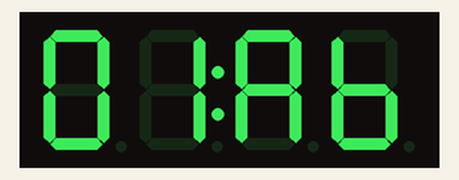
This sketch was run on a simulated Arduino Uno, built with avr-gcc and run on an emulated ATmega328P. Parts: 4-digit seven-segment display.

Above: at 1.1 s.
At 13.3 s:
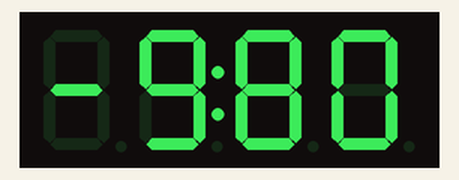
At 22.6 s:
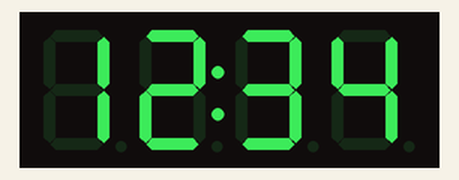
At 29.3 s:
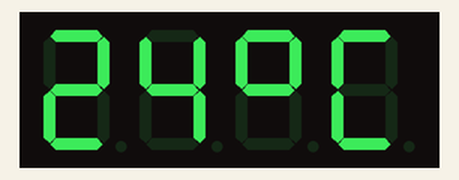
At 36.4 s:
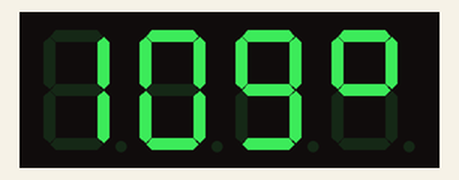
At 38.4 s:
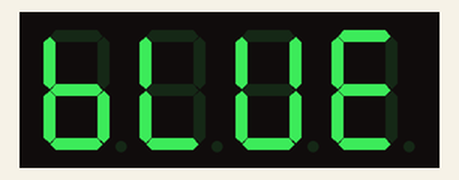

The sketch:

Four_7seg_TM1637.ino
```cpp
/*
  Four 7seg display with TM1637 driver chip

  - VDD supply is 3.3V - 5V.

  - Segments and dot:

         A
        ---
    F  |   |  B
        -G-
    E  |   |  C
        --- .
         D    DP
*/
#include <TM1637TinyDisplay.h> // TM1637TinyDisplay library by Jason Cox

const byte CLK_PIN = 2;
const byte DIO_PIN = 3;

// Create display object of type TM1637TinyDisplay
TM1637TinyDisplay display(CLK_PIN, DIO_PIN);

// Display array
uint8_t displayData[] = {0xff, 0xff, 0xff, 0xff};

// Set the individual segments per digit to spell words or create other symbols
const uint8_t done[] = {
  SEG_B | SEG_C | SEG_D | SEG_E | SEG_G,           // d
  SEG_A | SEG_B | SEG_C | SEG_D | SEG_E | SEG_F,   // O
  SEG_C | SEG_E | SEG_G,                           // n
  SEG_A | SEG_D | SEG_E | SEG_F | SEG_G            // E
};

// Create degree celsius symbol
const uint8_t celsius[] = {
  SEG_A | SEG_B | SEG_F | SEG_G,  // Circle
  SEG_A | SEG_D | SEG_E | SEG_F   // C
};

void setup()
{
  // Set brightness
  display.setBrightness(5);

  // Flip display upside down
  // (useful when we mounted it the wrong way)
  display.flipDisplay(false);

  // Set the delay used to scroll a string with more than 4 chars
  display.setScrolldelay(200);  // library default is DEFAULT_SCROLL_DELAY which is 100 ms

  // Clear display
  display.clear();

  // Wait a moment
  delay(1000);
}

void loop()
{
  // Encode digits and show with a brightness from 0 (lowes brightness)
  // to 7 (highest brightness).
  // Pass a number between 0 to 15; the numbers between 10-15 are
  // converted to the hexadecimal digits: A, b, C, d, E, F
  displayData[0] = display.encodeDigit(0);
  displayData[1] = display.encodeDigit(1) | SEG_DP; // add dot / colon
  displayData[2] = display.encodeDigit(10);
  displayData[3] = display.encodeDigit(11);
  for (int k = 0; k < 8; k++)
  {
    display.setBrightness(k);
    display.setSegments(displayData);
    delay(500);
  }
  delay(1000);
  display.clear();
  delay(1000);

  // Show counter from -9 to 10
  for (int i = -9 ; i < 11 ; i++)
  {
    display.showNumber(i);
    delay(70);
  }
  delay(1000);
  display.clear();
  delay(1000);

  // Print floats
  display.showNumber(0.123);
  delay(2000);
  display.showNumber(-9.8);
  delay(2000);
  display.clear();                  // that's necessary because the following only writes from position 1
  display.showNumber( -3.14,        // float or double number
                      1,            // show only this amount of digits after the decimal point
                      3,            // number of digits to write starting from the below set position,
                                    // the number will be right aligned and gets shifted left according
                                    // to the chosen amount of digits after the decimal point.
                                    // Please remember to count also the minus symbol!
                      1);           // position 0: leftmost, 3: rightmost
  delay(2000);
  display.clear();
  delay(1000);

  // Print numbers in different locations
  for (int i = 0; i < 4; i++)
  {
    display.showNumber(i,           // number
                       false,       // leading zeros?
                       1,           // number of digits to write starting from the below set position,
                                    // the number will be right aligned and padded with zeros if the
                                    // above is true or with blanks if it's false.
                                    // Please remember to count also the minus symbol!
                       i);          // position 0: leftmost, 3: rightmost
    delay(500);
    display.clear();
  }
  delay(1000);
  display.clear();
  delay(1000);

  // Print 1234 with a dot or a colon (there exist different display types)
  // - For displays with dots between each digit:
  //   0.000   <-> 0b10000000
  //   00.00   <-> 0b01000000
  //   000.0   <-> 0b00100000
  //   0000.   <-> 0b00010000
  //   0.0.0.0 <-> 0b11100000
  // - For displays with just a colon:
  //   00:00   <-> 0b01000000
  // - For displays with dots and a colon:
  //   0.0:0.0 <-> 0b11100000
  display.showNumberDec(1234,       // number
                        0b01000000, // dots or colon
                        false,      // no leading zeros
                        4,          // number of digits to update
                        0);         // position 0: leftmost, 3: rightmost
  delay(2000);
  display.clear();
  delay(1000);

  // Level indicator
  for (int x = 0; x <= 100; x = x + 10)
  {
    display.showLevel(x,            // 0 .. 100
                      false);       // not horizontal
    delay(50);
  }
  for (int x = 100; x >= 0; x = x - 10)
  {
    display.showLevel(x,            // 100 .. 0
                      false);       // not horizontal
    delay(50);
  }
  delay(1000);
  display.clear();
  delay(1000);

  // Print temperature 1
  int temperature = 24;
  display.showNumber( temperature,  // number
                      false,        // no leading zeros
                      2,            // length
                      0);           // position
  display.setSegments(celsius,      // degree mark + C
                      2,            // length
                      2);           // position
  delay(2000);
  display.clear();
  delay(1000);

  // Print temperature 2
  display.showString( "\xB0",       // degree mark
                      1,            // length
                      3);           // position
  for (int x = -20; x < 110; x++)
  {
    display.showNumber( x,          // number
                        false,      // no leading zeros
                        3,          // length
                        0);         // position
    delay(10);
  }
  delay(1000);
  display.clear();
  delay(1000);

  // Say BLUE and HELLO
  display.showString("BLUE");
  delay(2000);
  display.clear();
  delay(1000);
  display.showString_P(PSTR("HELLO"));
  delay(1000);
  display.clear();
  delay(1000);

  // Manually say DONE
  display.setSegments(done);
  delay(2000);
  display.clear();
  delay(1000);
}
```

Measured:
- what the display in image 1 shows lasts 2.0 s, from 13.3 s to 15.3 s
- what the display in image 4 shows lasts 1.0 s, from 36.3 s to 37.3 s
